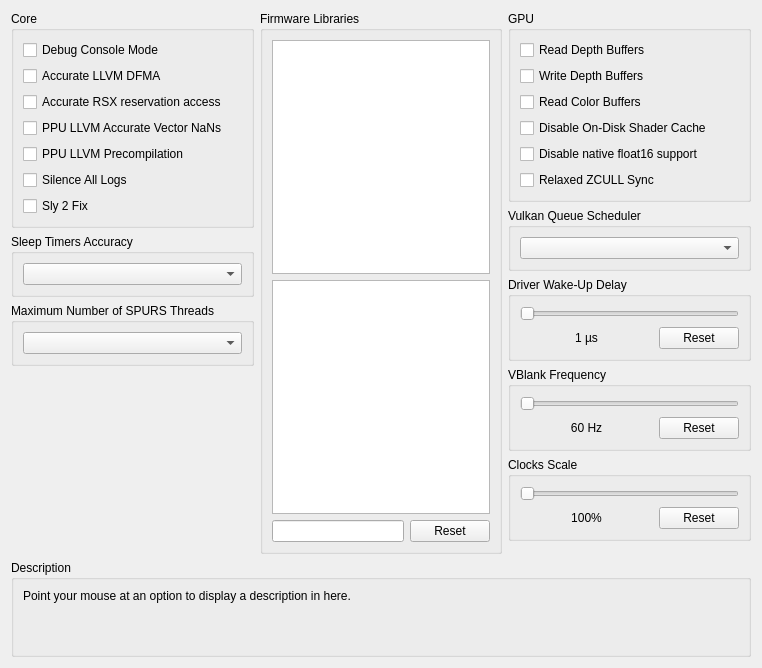
     <widget class="QWidget" name="advancedTab">
      <attribute name="title">
       <string>Advanced</string>
      </attribute>
      <layout class="QVBoxLayout" name="advancedTab_layout" stretch="1,0,0">
       <item>
        <layout class="QHBoxLayout" name="advancedTabLayout" stretch="1,1,1">
         <item>
          <layout class="QVBoxLayout" name="advancedTabLayoutLeft">
           <item>
            <widget class="QGroupBox" name="gb_advanced_core">
             <property name="sizePolicy">
              <sizepolicy hsizetype="Preferred" vsizetype="Minimum">
               <horstretch>0</horstretch>
               <verstretch>0</verstretch>
              </sizepolicy>
             </property>
             <property name="title">
              <string>Core</string>
             </property>
             <layout class="QVBoxLayout" name="gb_advanced_core_layout">
              <item>
               <widget class="QCheckBox" name="debugConsoleMode">
                <property name="text">
                 <string>Debug Console Mode</string>
                </property>
               </widget>
              </item>
              <item>
               <widget class="QCheckBox" name="accurateLLVMdfma">
                <property name="text">
                 <string>Accurate LLVM DFMA</string>
                </property>
               </widget>
              </item>
              <item>
               <widget class="QCheckBox" name="accurateRSXAccess">
                <property name="text">
                 <string>Accurate RSX reservation access</string>
                </property>
               </widget>
              </item>
              <item>
               <widget class="QCheckBox" name="AccurateVectorNaN">
                <property name="text">
                 <string>PPU LLVM Accurate Vector NaNs</string>
                </property>
               </widget>
              </item>
              <item>
               <widget class="QCheckBox" name="ppuPrecompilation">
                <property name="text">
                 <string>PPU LLVM Precompilation</string>
                </property>
               </widget>
              </item>
              <item>
               <widget class="QCheckBox" name="silenceAllLogs">
                <property name="text">
                 <string>Silence All Logs</string>
                </property>
               </widget>
              </item>
               <item>
                 <widget class="QCheckBox" name="sly2">
                   <property name="text">
                     <string>Sly 2 Fix</string>
                   </property>
                 </widget>
               </item>
             </layout>
            </widget>
           </item>
           <item>
            <widget class="QGroupBox" name="gb_sleep_timers_accuracy">
             <property name="sizePolicy">
              <sizepolicy hsizetype="Preferred" vsizetype="Minimum">
               <horstretch>0</horstretch>
               <verstretch>0</verstretch>
              </sizepolicy>
             </property>
             <property name="title">
              <string>Sleep Timers Accuracy</string>
             </property>
             <layout class="QVBoxLayout" name="gb_sleep_timers_accuracy_layout">
              <item>
               <widget class="QComboBox" name="sleepTimersAccuracy"/>
              </item>
             </layout>
            </widget>
           </item>
           <item>
            <widget class="QGroupBox" name="gb_max_spurs_threads">
             <property name="sizePolicy">
              <sizepolicy hsizetype="Preferred" vsizetype="Minimum">
               <horstretch>0</horstretch>
               <verstretch>0</verstretch>
              </sizepolicy>
             </property>
             <property name="title">
              <string>Maximum Number of SPURS Threads</string>
             </property>
             <layout class="QVBoxLayout" name="gb_max_spurs_threads_layout">
              <item>
               <widget class="QComboBox" name="maxSPURSThreads"/>
              </item>
             </layout>
            </widget>
           </item>
           <item>
            <spacer name="advancedTabSpacerLeft">
             <property name="orientation">
              <enum>Qt::Vertical</enum>
             </property>
             <property name="sizeType">
              <enum>QSizePolicy::MinimumExpanding</enum>
             </property>
             <property name="sizeHint" stdset="0">
              <size>
               <width>0</width>
               <height>0</height>
              </size>
             </property>
            </spacer>
           </item>
          </layout>
         </item>
         <item>
          <layout class="QVBoxLayout" name="advancedTabLayoutMiddle">
           <item>
            <widget class="QGroupBox" name="gb_libs">
             <property name="title">
              <string>Firmware Libraries</string>
             </property>
             <layout class="QVBoxLayout" name="gb_libs_layout">
              <item>
               <widget class="QListWidget" name="hleList">
                <property name="sizePolicy">
                 <sizepolicy hsizetype="Preferred" vsizetype="Preferred">
                  <horstretch>0</horstretch>
                  <verstretch>0</verstretch>
                 </sizepolicy>
                </property>
                <property name="selectionMode">
                 <enum>QAbstractItemView::ExtendedSelection</enum>
                </property>
                <property name="viewMode">
                 <enum>QListView::ListMode</enum>
                </property>
               </widget>
              </item>
              <item>
               <widget class="QListWidget" name="lleList">
                <property name="sizePolicy">
                 <sizepolicy hsizetype="Preferred" vsizetype="Preferred">
                  <horstretch>0</horstretch>
                  <verstretch>0</verstretch>
                 </sizepolicy>
                </property>
                <property name="selectionMode">
                 <enum>QAbstractItemView::ExtendedSelection</enum>
                </property>
                <property name="viewMode">
                 <enum>QListView::ListMode</enum>
                </property>
               </widget>
              </item>
              <item>
               <layout class="QHBoxLayout" name="gb_lleLibs_layout" stretch="1,0">
                <property name="spacing">
                 <number>6</number>
                </property>
                <property name="sizeConstraint">
                 <enum>QLayout::SetNoConstraint</enum>
                </property>
                <item>
                 <widget class="QLineEdit" name="searchBox"/>
                </item>
                <item>
                 <widget class="QPushButton" name="resetLleList">
                  <property name="text">
                   <string>Reset</string>
                  </property>
                 </widget>
                </item>
               </layout>
              </item>
             </layout>
            </widget>
           </item>
          </layout>
         </item>
         <item>
          <layout class="QVBoxLayout" name="advancedTabLayoutRight">
           <item>
            <widget class="QGroupBox" name="gb_advanced_gpu">
             <property name="sizePolicy">
              <sizepolicy hsizetype="Preferred" vsizetype="Minimum">
               <horstretch>0</horstretch>
               <verstretch>0</verstretch>
              </sizepolicy>
             </property>
             <property name="title">
              <string>GPU</string>
             </property>
             <layout class="QVBoxLayout" name="gb_advanced_gpu_layout">
              <item>
               <widget class="QCheckBox" name="readDepth">
                <property name="text">
                 <string>Read Depth Buffers</string>
                </property>
               </widget>
              </item>
              <item>
               <widget class="QCheckBox" name="dumpDepth">
                <property name="text">
                 <string>Write Depth Buffers</string>
                </property>
               </widget>
              </item>
              <item>
               <widget class="QCheckBox" name="readColor">
                <property name="text">
                 <string>Read Color Buffers</string>
                </property>
               </widget>
              </item>
              <item>
               <widget class="QCheckBox" name="disableOnDiskShaderCache">
                <property name="text">
                 <string>Disable On-Disk Shader Cache</string>
                </property>
               </widget>
              </item>
              <item>
               <widget class="QCheckBox" name="DisableNativefp16">
                <property name="text">
                 <string>Disable native float16 support</string>
                </property>
               </widget>
              </item>
              <item>
               <widget class="QCheckBox" name="relaxedZCULL">
                <property name="text">
                 <string>Relaxed ZCULL Sync</string>
                </property>
               </widget>
              </item>
             </layout>
            </widget>
           </item>
           <item>
            <widget class="QGroupBox" name="gb_vulkansched">
             <property name="sizePolicy">
              <sizepolicy hsizetype="Preferred" vsizetype="Minimum">
               <horstretch>0</horstretch>
               <verstretch>0</verstretch>
              </sizepolicy>
             </property>
             <property name="title">
              <string>Vulkan Queue Scheduler</string>
             </property>
             <layout class="QVBoxLayout" name="gb_vksched_layout">
              <item>
               <widget class="QComboBox" name="vulkansched"/>
              </item>
             </layout>
            </widget>
           </item>
           <item>
            <widget class="QGroupBox" name="gb_wakeupDelay">
             <property name="sizePolicy">
              <sizepolicy hsizetype="Preferred" vsizetype="Minimum">
               <horstretch>0</horstretch>
               <verstretch>0</verstretch>
              </sizepolicy>
             </property>
             <property name="title">
              <string>Driver Wake-Up Delay</string>
             </property>
             <layout class="QVBoxLayout" name="gb_wakeupDelay_layout">
              <item>
               <widget class="QSlider" name="wakeupDelay">
                <property name="orientation">
                 <enum>Qt::Horizontal</enum>
                </property>
               </widget>
              </item>
              <item>
               <layout class="QHBoxLayout" name="wakeupDelayLayout" stretch="1,0">
                <item>
                 <widget class="QLabel" name="wakeupText">
                  <property name="text">
                   <string>1 µs</string>
                  </property>
                  <property name="alignment">
                   <set>Qt::AlignCenter</set>
                  </property>
                 </widget>
                </item>
                <item>
                 <widget class="QPushButton" name="wakeupReset">
                  <property name="text">
                   <string>Reset</string>
                  </property>
                 </widget>
                </item>
               </layout>
              </item>
             </layout>
            </widget>
           </item>
           <item>
            <widget class="QGroupBox" name="gb_vblank">
             <property name="sizePolicy">
              <sizepolicy hsizetype="Preferred" vsizetype="Minimum">
               <horstretch>0</horstretch>
               <verstretch>0</verstretch>
              </sizepolicy>
             </property>
             <property name="title">
              <string>VBlank Frequency</string>
             </property>
             <layout class="QVBoxLayout" name="gb_vblank_layout">
              <item>
               <widget class="QSlider" name="vblank">
                <property name="orientation">
                 <enum>Qt::Horizontal</enum>
                </property>
               </widget>
              </item>
              <item>
               <layout class="QHBoxLayout" name="vBlankLayout" stretch="1,0">
                <item>
                 <widget class="QLabel" name="vblankText">
                  <property name="text">
                   <string>60 Hz</string>
                  </property>
                  <property name="alignment">
                   <set>Qt::AlignCenter</set>
                  </property>
                 </widget>
                </item>
                <item>
                 <widget class="QPushButton" name="vblankReset">
                  <property name="text">
                   <string>Reset</string>
                  </property>
                 </widget>
                </item>
               </layout>
              </item>
             </layout>
            </widget>
           </item>
           <item>
            <widget class="QGroupBox" name="gb_clockScale">
             <property name="sizePolicy">
              <sizepolicy hsizetype="Preferred" vsizetype="Minimum">
               <horstretch>0</horstretch>
               <verstretch>0</verstretch>
              </sizepolicy>
             </property>
             <property name="title">
              <string>Clocks Scale</string>
             </property>
             <layout class="QVBoxLayout" name="gb_clockScale_layout">
              <item>
               <widget class="QSlider" name="clockScale">
                <property name="orientation">
                 <enum>Qt::Horizontal</enum>
                </property>
               </widget>
              </item>
              <item>
               <layout class="QHBoxLayout" name="clockScaleLayout" stretch="1,0">
                <item>
                 <widget class="QLabel" name="clockScaleText">
                  <property name="text">
                   <string>100%</string>
                  </property>
                  <property name="alignment">
                   <set>Qt::AlignCenter</set>
                  </property>
                 </widget>
                </item>
                <item>
                 <widget class="QPushButton" name="clockScaleReset">
                  <property name="text">
                   <string>Reset</string>
                  </property>
                 </widget>
                </item>
               </layout>
              </item>
             </layout>
            </widget>
           </item>
           <item>
            <spacer name="advancedTabSpacerRight">
             <property name="orientation">
              <enum>Qt::Vertical</enum>
             </property>
             <property name="sizeType">
              <enum>QSizePolicy::MinimumExpanding</enum>
             </property>
             <property name="sizeHint" stdset="0">
              <size>
               <width>13</width>
               <height>13</height>
              </size>
             </property>
            </spacer>
           </item>
          </layout>
         </item>
        </layout>
       </item>
       <item>
        <spacer name="advancedTabSpacer">
         <property name="orientation">
          <enum>Qt::Vertical</enum>
         </property>
         <property name="sizeHint" stdset="0">
          <size>
           <width>0</width>
           <height>0</height>
          </size>
         </property>
        </spacer>
       </item>
       <item>
        <widget class="QGroupBox" name="gb_description_advanced">
         <property name="title">
          <string>Description</string>
         </property>
         <layout class="QVBoxLayout" name="gb_description_advanced_layout">
          <item>
           <widget class="QLabel" name="description_advanced">
            <property name="text">
             <string>Point your mouse at an option to display a description in here.


</string>
            </property>
            <property name="textFormat">
             <enum>Qt::PlainText</enum>
            </property>
            <property name="alignment">
             <set>Qt::AlignLeading|Qt::AlignLeft|Qt::AlignTop</set>
            </property>
            <property name="wordWrap">
             <bool>true</bool>
            </property>
           </widget>
          </item>
         </layout>
        </widget>
       </item>
      </layout>
     </widget>
